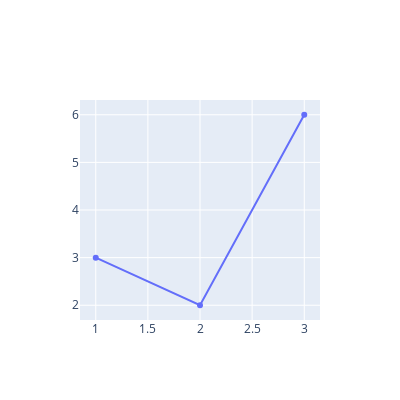

The notebook cell this image was saved under:
### Markdown cell above
## Figure Size
- Use update_layout()

### Code cell
fig = go.Figure()

fig.add_trace(go.Scatter(x=[1, 2, 3], y=[3, 2, 6]))

fig.update_layout(width=400, height=400)

### Figure 1 — Plotly figure (JSON) as saved in the notebook; plotly's stock layout.template omitted (floating-point values rounded to 4 significant figures)
{"data": [{"type": "scatter", "x": [1, 2, 3], "y": [3, 2, 6]}], "layout": {"height": 400, "width": 400, "xaxis": {"autorange": true, "range": [0.8489, 3.151], "type": "linear"}, "yaxis": {"autorange": true, "range": [1.69, 6.31], "type": "linear"}}}
